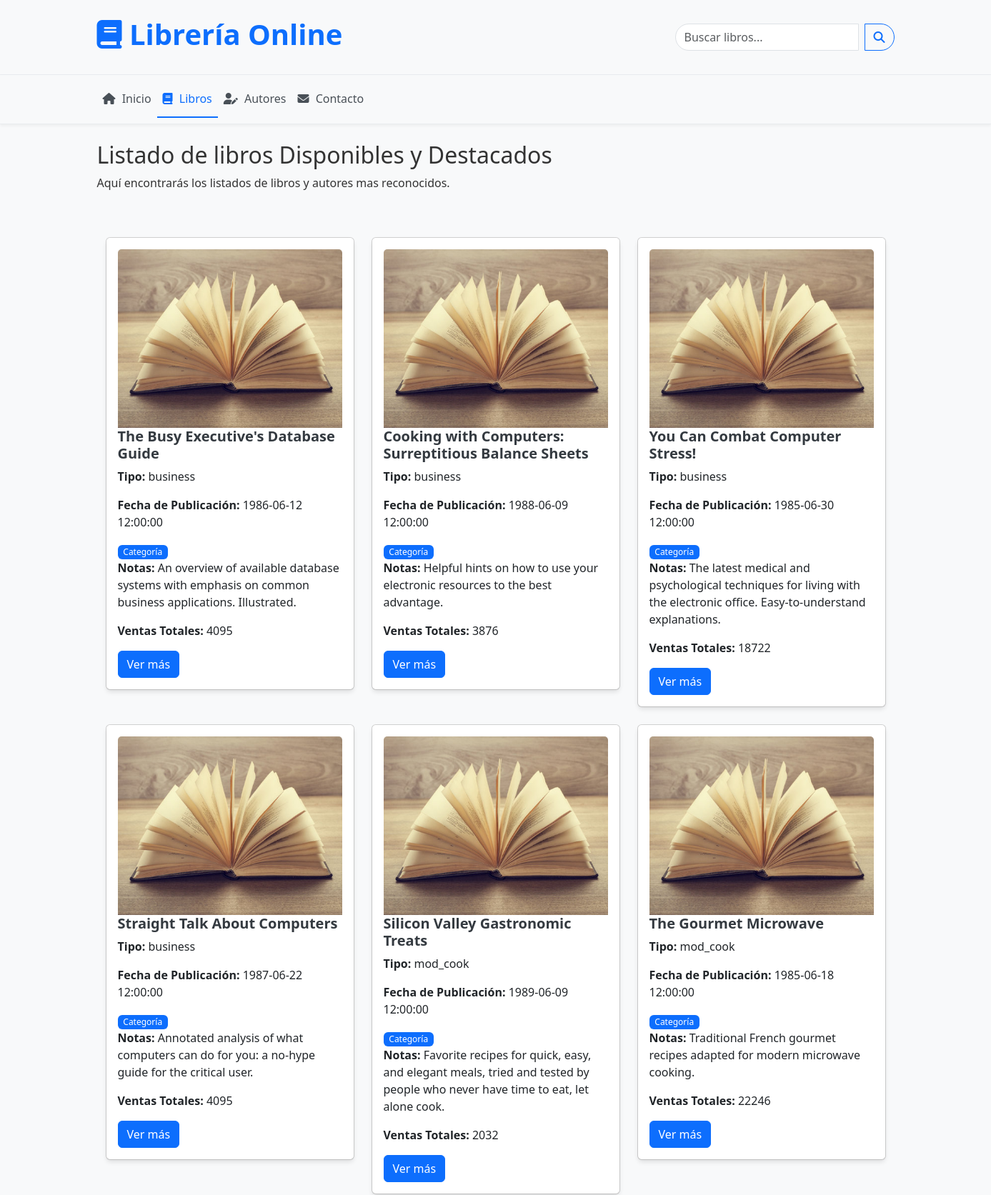
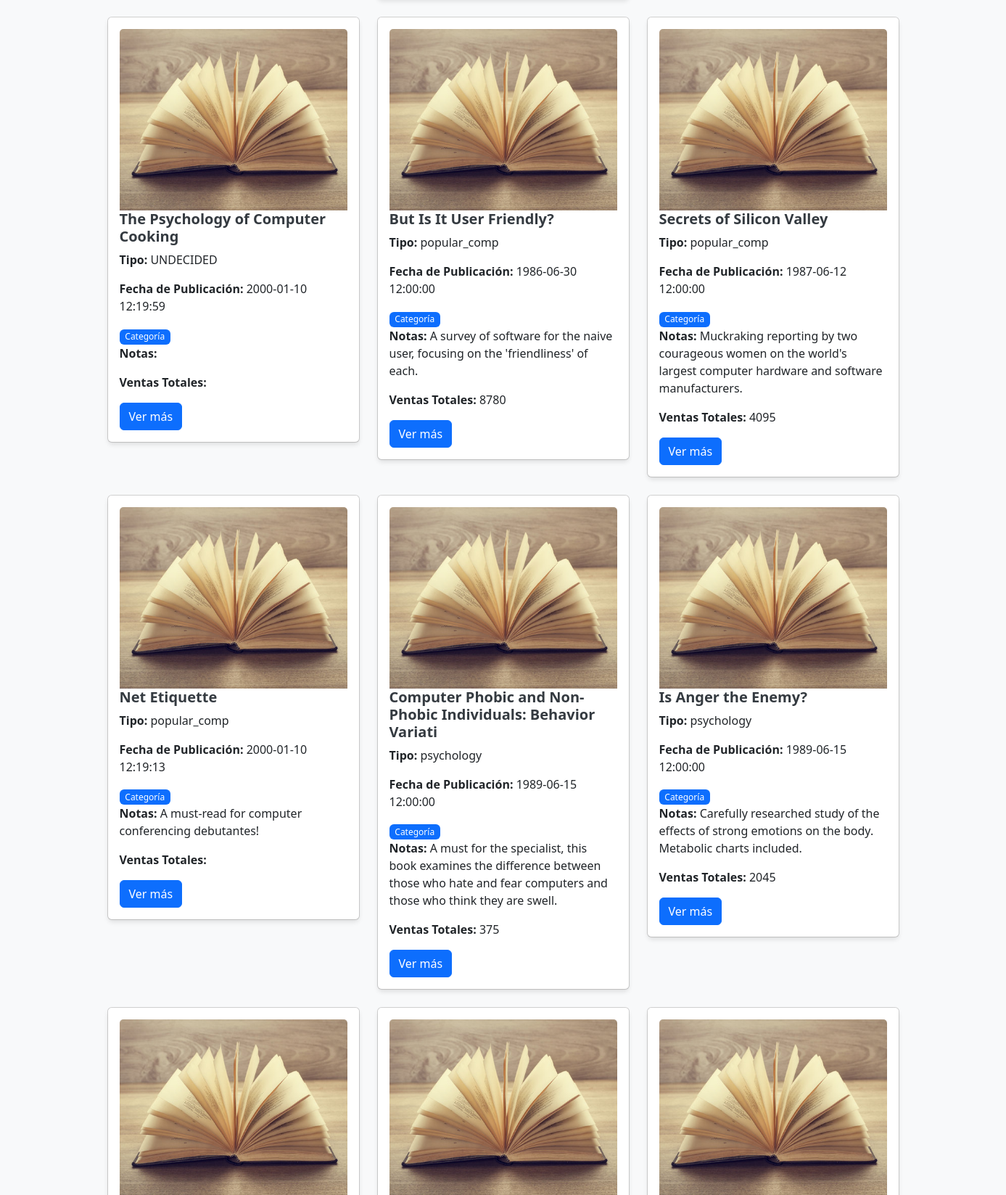
Screenshot of /pages/libros.php (upper part) with the database file from the repository (2 pictures, top to bottom).
### tables this page shows
CREATE TABLE titulos2 (
    id_titulo VARCHAR(6) PRIMARY KEY,
    titulo VARCHAR(60) NOT NULL,
    tipo VARCHAR(15) NOT NULL,
    id_pub VARCHAR(4) NOT NULL,
    precio FLOAT NULL,
    avance FLOAT NULL,
    total_ventas INT NULL,
    notas VARCHAR(255) NOT NULL,
    fecha_pub DATETIME NOT NULL,
    contrato CHAR(1) NOT NULL
);

### pages/libros.php (the view, shortened to what this page needs)
<?php include_once __DIR__ . '/../includes/header.php';
?>
<?php include_once __DIR__ . '/../includes/navbar.php'; ?>
<div class="row">
    <div class="col-12">
        <h2>Listado de libros Disponibles y Destacados</h2>
        <p>Aquí encontrarás los listados de libros y autores mas reconocidos.</p>
    </div>
</div>
<?php
$db = new SQLite3('biblioteca.db');
$db->exec("CREATE TABLE IF NOT EXISTS titulos2 (
    id_titulo VARCHAR(6) PRIMARY KEY,
    titulo VARCHAR(60) NOT NULL,
    tipo VARCHAR(15) NOT NULL,
    id_pub VARCHAR(4) NOT NULL,
    precio FLOAT NULL,
    avance FLOAT NULL,
    total_ventas INT NULL,
    notas VARCHAR(255) NOT NULL,
    fecha_pub DATETIME NOT NULL,
    contrato CHAR(1) NOT NULL
)");
$titulos2 = $db->query("SELECT * FROM titulos2");
?>
    <div class="container mt-5" id="titulos">
        <div class="row">
            <?php while ($titulo = $titulos2->fetchArray()): ?>
                <div class="col-md-4 mb-4">
                    <div class="card">
                    <div class="card book-card">
                        <div class="card-body">
                        <img src="/img/image.png" class="card-img-top" alt="Libros">
                            <h5 class="card-title"><?= $titulo['titulo'] ?></h5>
                            <p class="card-text"><strong>Tipo:</strong> <?= $titulo['tipo'] ?></p>
                            <p class="card-text"><strong>Fecha de Publicación:</strong> <?= $titulo['fecha_pub'] ?></p>
                            <span class="badge bg-primary">Categoría</span>
                            <p class="card-text"><strong>Notas:</strong> <?= $titulo['notas'] ?></p>
                            <p class="card-text"><strong>Ventas Totales:</strong> <?= $titulo['total_ventas'] ?></p>
                            <a href="#" class="btn btn-primary">Ver más</a>                        </div>
                            </div>
                    </div>
                </div>
            <?php endwhile; ?>
        </div>
    </div>
    <?php include_once __DIR__ . '/../includes/PortadaLibro.php';
 ?>
<?php include_once __DIR__ . '/../includes/footer.php';
 ?>
</body>
</html>

### assets/css/style.css (style rules this page uses)
body { font-family: 'Segoe UI', Tahoma, Geneva, Verdana, sans-serif; color: #333; background-color: #f8f9fa; }
.book-card { transition: all 0.3s; border: none; box-shadow: 0 4px 6px rgba(0, 0, 0, 0.1); }
.book-card .card-img-top { height: 250px; object-fit: cover; }
.book-card .card-title { font-weight: 600; color: #343a40; }
.book-card .badge { font-weight: 500; }

### rows the page displays
titulos2: titulo "The Busy Executive's Database Guide", tipo "business", fecha_pub "1986-06-12 12:00:00", notas "An overview of available database systems with emphasis on common business applications. Illustrated.", total_ventas "4095"
titulos2: titulo "Cooking with Computers: Surreptitious Balance Sheets", tipo "business", fecha_pub "1988-06-09 12:00:00", notas "Helpful hints on how to use your electronic resources to the best advantage.", total_ventas "3876"
titulos2: titulo "You Can Combat Computer Stress!", tipo "business", fecha_pub "1985-06-30 12:00:00", notas "The latest medical and psychological techniques for living with the electronic office. Easy-to-understand explanations.", total_ventas "18722"
titulos2: titulo "Straight Talk About Computers", tipo "business", fecha_pub "1987-06-22 12:00:00", notas "Annotated analysis of what computers can do for you: a no-hype guide for the critical user.", total_ventas "4095"
titulos2: titulo "Silicon Valley Gastronomic Treats", tipo "mod_cook", fecha_pub "1989-06-09 12:00:00", notas "Favorite recipes for quick, easy, and elegant meals, tried and tested by people who never have time to eat, let alone cook.", total_ventas "2032"
titulos2: titulo "The Gourmet Microwave", tipo "mod_cook", fecha_pub "1985-06-18 12:00:00", notas "Traditional French gourmet recipes adapted for modern microwave cooking.", total_ventas "22246"
titulos2: titulo "The Psychology of Computer Cooking", tipo "UNDECIDED", fecha_pub "2000-01-10 12:19:59"
titulos2: titulo "But Is It User Friendly?", tipo "popular_comp", fecha_pub "1986-06-30 12:00:00", notas "A survey of software for the naive user, focusing on the 'friendliness' of each.", total_ventas "8780"
titulos2: titulo "Secrets of Silicon Valley", tipo "popular_comp", fecha_pub "1987-06-12 12:00:00", notas "Muckraking reporting by two courageous women on the world's largest computer hardware and software manufacturers.", total_ventas "4095"
titulos2: titulo "Net Etiquette", tipo "popular_comp", fecha_pub "2000-01-10 12:19:13", notas "A must-read for computer conferencing debutantes!"
titulos2: titulo "Computer Phobic and Non-Phobic Individuals: Behavior Variati", tipo "psychology", fecha_pub "1989-06-15 12:00:00", notas "A must for the specialist, this book examines the difference between those who hate and fear computers and those who think they are swell.", total_ventas "375"
titulos2: titulo "Is Anger the Enemy?", tipo "psychology", fecha_pub "1989-06-15 12:00:00", notas "Carefully researched study of the effects of strong emotions on the body. Metabolic charts included.", total_ventas "2045"
